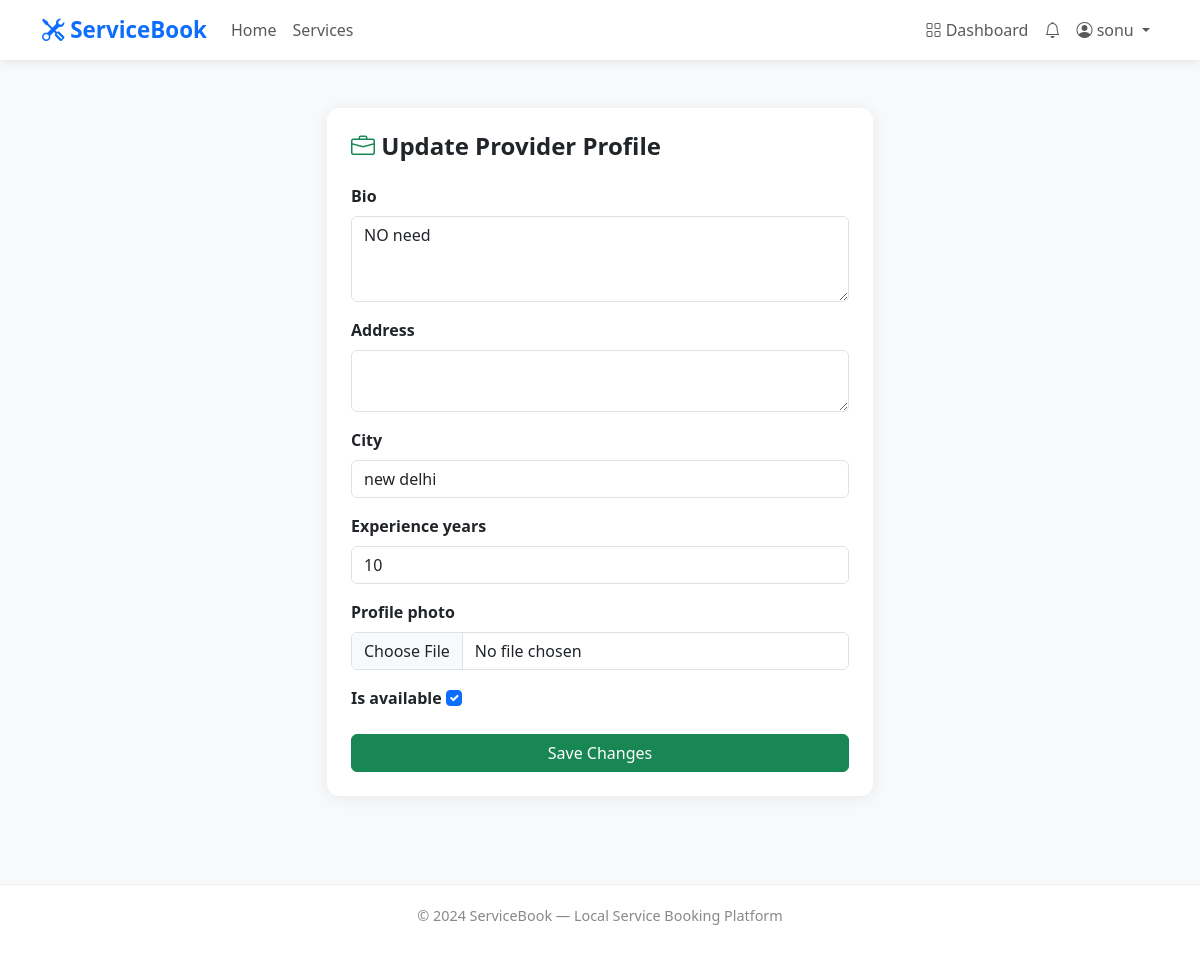
The app's page /accounts/accounts/profile/update/ (signed in) with its own data.
### accounts/models.py (models this page shows, shortened)
class User(AbstractUser):
    ROLE_CUSTOMER = 'customer'
    ROLE_PROVIDER = 'provider'
    ROLE_ADMIN = 'admin'
    ROLE_CHOICES = [
        (ROLE_CUSTOMER, 'Customer'),
        (ROLE_PROVIDER, 'Service Provider'),
        (ROLE_ADMIN, 'Administrator'),
    ]
    role = models.CharField(
        max_length=20,
        choices=ROLE_CHOICES,
        default=ROLE_CUSTOMER,
    )
    phone = models.CharField(max_length=15, blank=True)
    email = models.EmailField(unique=True)
    def is_customer(self):
        return self.role == self.ROLE_CUSTOMER
    def is_provider(self):
        return self.role == self.ROLE_PROVIDER

class ProviderProfile(models.Model):
    user = models.OneToOneField(
        'accounts.User',
        on_delete=models.CASCADE,
        related_name='provider_profile'
    )
    bio = models.TextField(blank=True)
    address = models.TextField(blank=True)
    city = models.CharField(max_length=100, blank=True)
    experience_years = models.PositiveIntegerField(default=0)
    profile_photo = models.ImageField(
        upload_to='provider_photos/',
        blank=True,
        null=True
    )
    is_verified = models.BooleanField(default=False)
    is_available = models.BooleanField(default=True)
    average_rating = models.DecimalField(
        max_digits=3,
        decimal_places=2,
        default=0.00
    )
    total_reviews = models.PositiveIntegerField(default=0)
    created_at = models.DateTimeField(auto_now_add=True)
    updated_at = models.DateTimeField(auto_now=True)

### accounts/views.py (the view)
# urls.py: path('accounts/profile/update/', views.update_profile, name='update_profile'),
@login_required(login_url='/accounts/login/')
def update_profile(request):
    user = request.user
    if user.is_customer():
        profile = CustomerProfile.objects.get_or_create(user=user)[0]
        form_class = CustomerProfileUpdateForm
        template = 'accounts/update_profile_customer.html'
    elif user.is_provider():
        profile = ProviderProfile.objects.get_or_create(user=user)[0]
        form_class = ProviderProfileUpdateForm
        template = 'accounts/update_profile_provider.html'
    else:
        return redirect('dashboard')
    if request.method == 'POST':
        form = form_class(request.POST, request.FILES, instance=profile)
        if form.is_valid():
            form.save()
            messages.success(request, 'Profile updated successfully.')
            return redirect('dashboard')
    else:
        form = form_class(instance=profile)
    return render(request, template, {'form': form})

### accounts/forms.py
class ProviderProfileUpdateForm(forms.ModelForm):
    class Meta:
        model = ProviderProfile
        fields = [
            'bio', 'address', 'city',
            'experience_years', 'profile_photo', 'is_available'
        ]
        widgets = {
            'bio': forms.Textarea(attrs={
                'class': 'form-control',
                'rows': 3
            }),
            'address': forms.Textarea(attrs={
                'class': 'form-control',
                'rows': 2
            }),
            'city': forms.TextInput(attrs={
                'class': 'form-control'
            }),
            'experience_years': forms.NumberInput(attrs={
                'class': 'form-control'
            }),
            'profile_photo': forms.FileInput(attrs={
                'class': 'form-control'
            }),
            'is_available': forms.CheckboxInput(attrs={
                'class': 'form-check-input'
            }),
        }

### notifications/context_processors.py (called while the page is built)
def notification_count(request):
    if request.user.is_authenticated:
        count = request.user.notifications.filter(
            is_read=False
        ).count()
        return {'unread_notifications': count}
    return {'unread_notifications': 0}

### templates/accounts/update_profile_provider.html (shortened to what this page needs)
{% extends 'base.html' %}
{% block content %}
<div class="container py-5">
    <div class="row justify-content-center">
        <div class="col-md-6">
            <div class="card p-4">
                <h4 class="fw-bold mb-4">
                    <i class="bi bi-briefcase text-success"></i>
                    Update Provider Profile
                </h4>
                <form method="POST" enctype="multipart/form-data">
                    {% for field in form %}
                        <div class="mb-3">
                            <label class="form-label fw-semibold">{{ field.label }}</label>
                            {{ field }}
                        </div>
                    {% endfor %}
                    <button type="submit" class="btn btn-success w-100">
                        Save Changes
                    </button>
                </form>
            </div>
        </div>
    </div>
</div>
{% endblock %}

### templates/base.html (shortened to what this page needs)
<!DOCTYPE html>
<html lang="en">
<head>
    <link href="https://cdn.jsdelivr.net/npm/bootstrap@5.3.0/dist/css/bootstrap.min.css" rel="stylesheet">
    <link href="https://cdn.jsdelivr.net/npm/bootstrap-icons@1.10.0/font/bootstrap-icons.css" rel="stylesheet">
</head>
<body>
    <nav class="navbar navbar-expand-lg navbar-light sticky-top">
        <div class="container">
            <a class="navbar-brand" href="{% url 'home' %}">
                <i class="bi bi-tools"></i> ServiceBook
            </a>
            <div class="collapse navbar-collapse" id="navbarNav">
                <ul class="navbar-nav me-auto">
                    <li class="nav-item">
                        <a class="nav-link" href="{% url 'home' %}">Home</a>
                    </li>
                    <li class="nav-item">
                        <a class="nav-link" href="{% url 'service_list' %}">Services</a>
                    </li>
                </ul>
                <ul class="navbar-nav">
                    {% if user.is_authenticated %}
                    <li class="nav-item">
                        <a class="nav-link" href="{% url 'dashboard' %}">
                            <i class="bi bi-grid"></i> Dashboard
                        </a>
                    </li>
                    <li class="nav-item">
                        <a class="nav-link position-relative" href="{% url 'notification_list' %}">
                            <i class="bi bi-bell"></i>
                        </a>
                    </li>
                    <li class="nav-item dropdown">
                        <a class="nav-link dropdown-toggle" href="#" data-bs-toggle="dropdown">
                            <i class="bi bi-person-circle"></i>
                            {{ user.first_name|default:user.username }}
                        </a>
                    </li>
                    {% endif %}
                </ul>
            </div>
        </div>
    </nav>
    {% block content %}
    {% endblock %}
    <footer>
        <p>&copy; 2024 ServiceBook — Local Service Booking Platform</p>
    </footer>
</body>
</html>

### templates/base.html (style rules this page uses)
body { background-color: #f8f9fa; font-family: 'Segoe UI', sans-serif; }
.navbar-brand { font-weight: 700; font-size: 1.4rem; color: #0d6efd !important; }
.navbar { box-shadow: 0 2px 10px rgba(0, 0, 0, 0.08); background: white !important; }
.card { border: none; border-radius: 12px; box-shadow: 0 2px 15px rgba(0, 0, 0, 0.07); }
footer { background: white; padding: 20px; text-align: center; color: #888; font-size: 0.9rem; border-top: 1px solid #eee; margin-top: 40px; }

### records on screen
User: first_name "sonu"
ProviderProfile: form "NO need" "new delhi" "10" "☑"

### other values on screen
{{ field.label }} "Bio" "Address" "City" "Experience years" "Profile photo" "Is available"
